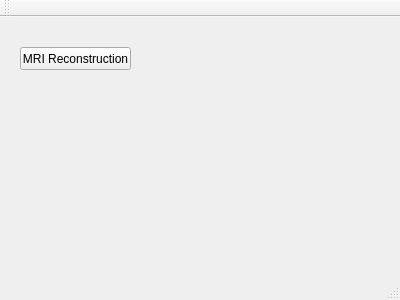
<?xml version="1.0" encoding="UTF-8"?>
<ui version="4.0">
 <class>DADM</class>
 <widget class="QMainWindow" name="DADM">
  <property name="geometry">
   <rect>
    <x>0</x>
    <y>0</y>
    <width>400</width>
    <height>300</height>
   </rect>
  </property>
  <property name="windowTitle">
   <string>DADM</string>
  </property>
  <widget class="QWidget" name="centralWidget">
   <widget class="QPushButton" name="reconstructionPushButton">
    <property name="geometry">
     <rect>
      <x>20</x>
      <y>30</y>
      <width>111</width>
      <height>23</height>
     </rect>
    </property>
    <property name="text">
     <string>MRI Reconstruction</string>
    </property>
   </widget>
   <widget class="QVTKOpenGLWidget" name="widget" native="true">
    <property name="geometry">
     <rect>
      <x>150</x>
      <y>20</y>
      <width>231</width>
      <height>211</height>
     </rect>
    </property>
   </widget>
  </widget>
  <widget class="QMenuBar" name="menuBar">
   <property name="geometry">
    <rect>
     <x>0</x>
     <y>0</y>
     <width>400</width>
     <height>22</height>
    </rect>
   </property>
  </widget>
  <widget class="QToolBar" name="mainToolBar">
   <attribute name="toolBarArea">
    <enum>TopToolBarArea</enum>
   </attribute>
   <attribute name="toolBarBreak">
    <bool>false</bool>
   </attribute>
  </widget>
  <widget class="QStatusBar" name="statusBar"/>
 </widget>
 <layoutdefault spacing="6" margin="11"/>
 <customwidgets>
  <customwidget>
   <class>QVTKOpenGLWidget</class>
   <extends>QWidget</extends>
   <header>qvtkopenglwidget.h</header>
   <container>1</container>
  </customwidget>
 </customwidgets>
 <resources/>
 <connections/>
</ui>
